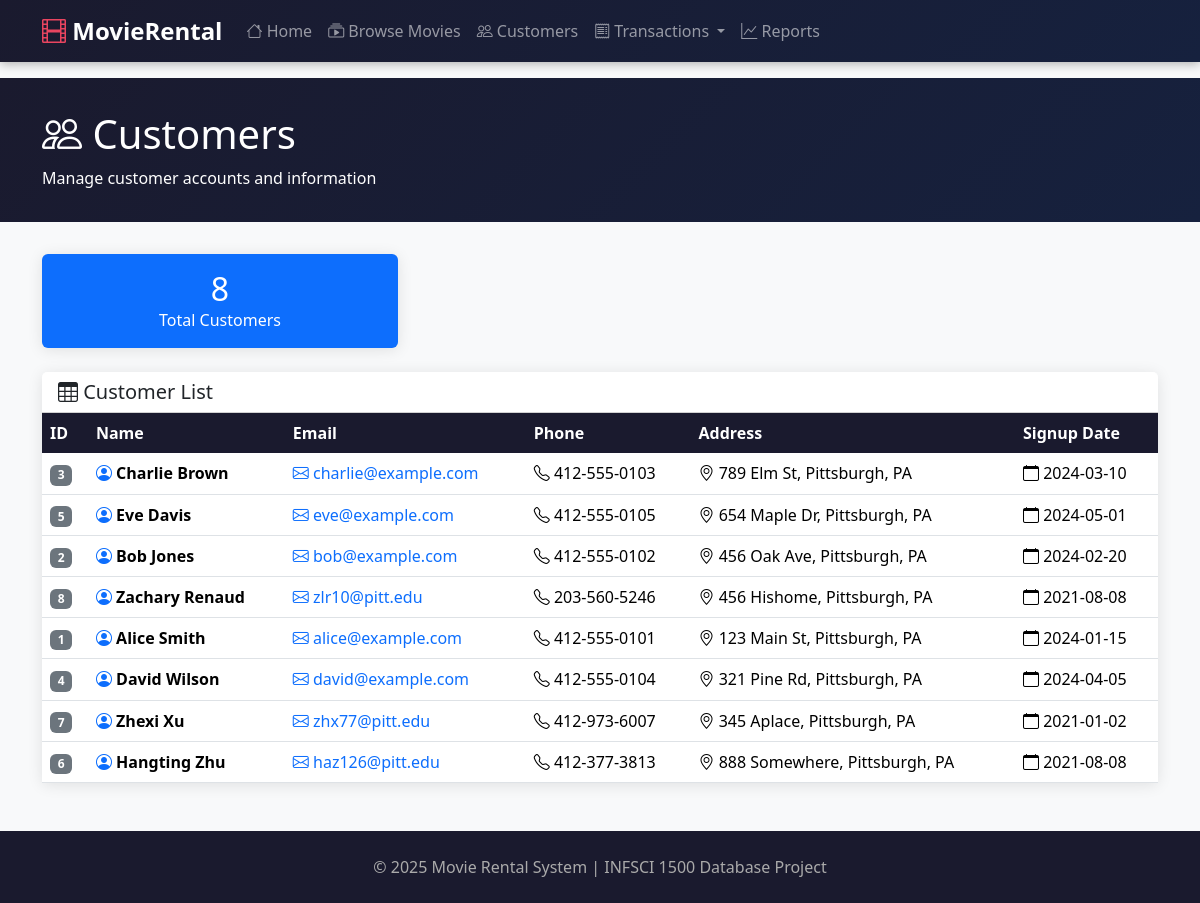
Page /customers on the committed database.
### tables this page shows
CREATE TABLE customer (
        customer_id INTEGER PRIMARY KEY AUTOINCREMENT,
        first_name  TEXT NOT NULL,
        last_name   TEXT NOT NULL,
        email       TEXT NOT NULL UNIQUE,
        phone       TEXT,
        address     TEXT,
        signup_date TEXT NOT NULL
    );

### app.py (the view)
@app.route("/customers")
def customers():
    conn = get_connection()
    cur = conn.cursor()
    cur.execute("SELECT * FROM customer ORDER BY last_name, first_name")
    customers = cur.fetchall()
    conn.close()
    return render_template("customers.html", customers=customers)

### app.py (called while the page is built)
def get_connection():
    conn = sqlite3.connect(DB_PATH)
    conn.row_factory = sqlite3.Row  # let us use row["column_name"]
    return conn

### templates/customers.html (shortened to what this page needs)
{% extends "base.html" %}
{% block content %}
<div class="page-header">
    <div class="container">
        <h1><i class="bi bi-people"></i> Customers</h1>
        <p class="mb-0">Manage customer accounts and information</p>
    </div>
</div>
<div class="container">
    <div class="row mb-4">
        <div class="col-md-4">
            <div class="card bg-primary text-white">
                <div class="card-body text-center">
                    <h2 class="mb-0">{{ customers|length }}</h2>
                    <p class="mb-0">Total Customers</p>
                </div>
            </div>
        </div>
    </div>
    {% if customers %}
    <div class="card">
        <div class="card-header bg-white">
            <h5 class="mb-0"><i class="bi bi-table"></i> Customer List</h5>
        </div>
        <div class="card-body p-0">
            <div class="table-responsive">
                <table class="table table-hover mb-0">
                    <thead>
                        <tr>
                            <th>ID</th>
                            <th>Name</th>
                            <th>Email</th>
                            <th>Phone</th>
                            <th>Address</th>
                            <th>Signup Date</th>
                        </tr>
                    </thead>
                    <tbody>
                        {% for customer in customers %}
                        <tr>
                            <td><span class="badge bg-secondary">{{ customer['customer_id'] }}</span></td>
                            <td>
                                <i class="bi bi-person-circle text-primary"></i>
                                <strong>{{ customer['first_name'] }} {{ customer['last_name'] }}</strong>
                            </td>
                            <td>
                                <a href="mailto:{{ customer['email'] }}" class="text-decoration-none">
                                    <i class="bi bi-envelope"></i> {{ customer['email'] }}
                                </a>
                            </td>
                            <td>
                                {% if customer['phone'] %}
                                <i class="bi bi-telephone"></i> {{ customer['phone'] }}
                                {% else %}
                                <span class="text-muted">N/A</span>
                                {% endif %}
                            </td>
                            <td>
                                {% if customer['address'] %}
                                <i class="bi bi-geo-alt"></i> {{ customer['address'] }}
                                {% else %}
                                <span class="text-muted">N/A</span>
                                {% endif %}
                            </td>
                            <td>
                                <i class="bi bi-calendar"></i> {{ customer['signup_date'] }}
                            </td>
                        </tr>
                        {% endfor %}
                    </tbody>
                </table>
            </div>
        </div>
    </div>
    {% else %}
    <div class="text-center py-5">
        <i class="bi bi-people text-muted" style="font-size: 4rem;"></i>
        <h4 class="mt-3 text-muted">No Customers Found</h4>
        <p class="text-muted">There are no customers registered in the system yet.</p>
    </div>
    {% endif %}
</div>
{% endblock %}

### templates/base.html (style rules this page uses)
body { background-color: #f8f9fa; min-height: 100vh; }
.card { border: none; box-shadow: 0 2px 15px rgba(0,0,0,0.1); transition: transform 0.3s, box-shadow 0.3s; }
.page-header { background: linear-gradient(135deg, #1a1a2e 0%, #16213e 100%); color: white; padding: 2rem 0; margin-bottom: 2rem; }
.table th { background-color: #1a1a2e; color: white; border: none; }

### rows in the picture
customer: customer_id "3", first_name "Charlie", last_name "Brown", email "charlie@example.com", phone "412-555-0103", address "789 Elm St, Pittsburgh, PA", signup_date "2024-03-10"
customer: customer_id "5", first_name "Eve", last_name "Davis", email "eve@example.com", phone "412-555-0105", address "654 Maple Dr, Pittsburgh, PA", signup_date "2024-05-01"
customer: customer_id "2", first_name "Bob", last_name "Jones", email "bob@example.com", phone "412-555-0102", address "456 Oak Ave, Pittsburgh, PA", signup_date "2024-02-20"
customer: customer_id "8", first_name "Zachary", last_name "Renaud", email "zlr10@pitt.edu", phone "203-560-5246", address "456 Hishome, Pittsburgh, PA", signup_date "2021-08-08"
customer: customer_id "1", first_name "Alice", last_name "Smith", email "alice@example.com", phone "412-555-0101", address "123 Main St, Pittsburgh, PA", signup_date "2024-01-15"
customer: customer_id "4", first_name "David", last_name "Wilson", email "david@example.com", phone "412-555-0104", address "321 Pine Rd, Pittsburgh, PA", signup_date "2024-04-05"
customer: customer_id "7", first_name "Zhexi", last_name "Xu", email "zhx77@pitt.edu", phone "412-973-6007", address "345 Aplace, Pittsburgh, PA", signup_date "2021-01-02"
customer: customer_id "6", first_name "Hangting", last_name "Zhu", email "haz126@pitt.edu", phone "412-377-3813", address "888 Somewhere, Pittsburgh, PA", signup_date "2021-08-08"

### other values in the picture
{{ customers|length }} "8"
